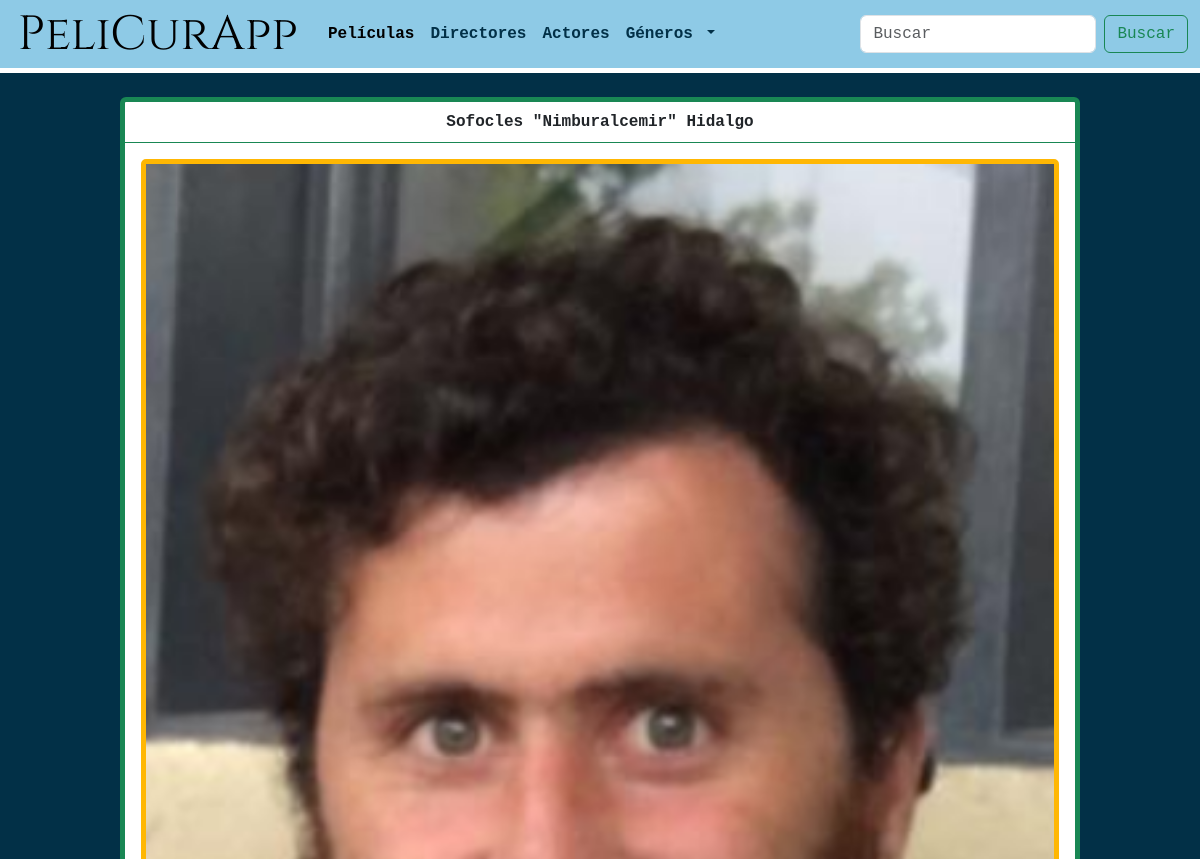
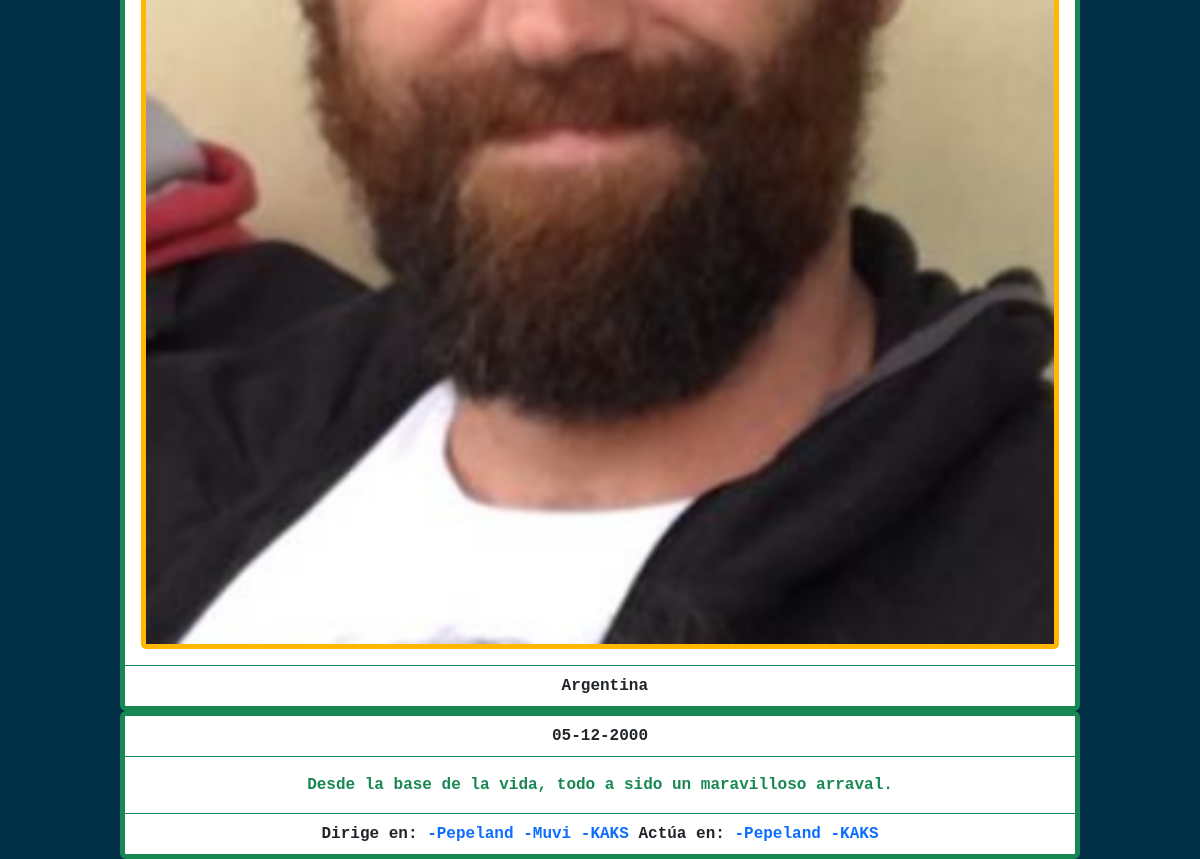
Page /pelicurapp/actor/3/ on the earlier database version (2 pictures, top to bottom).
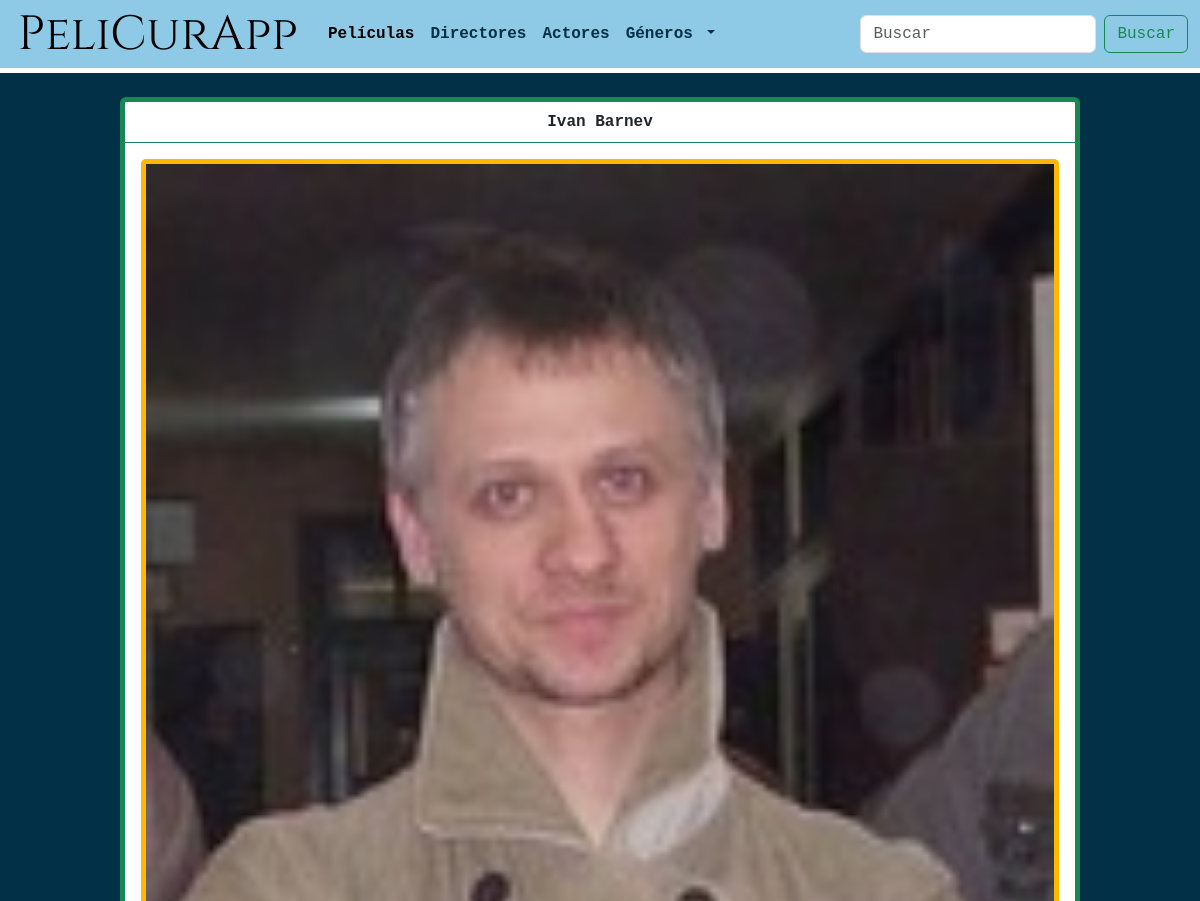
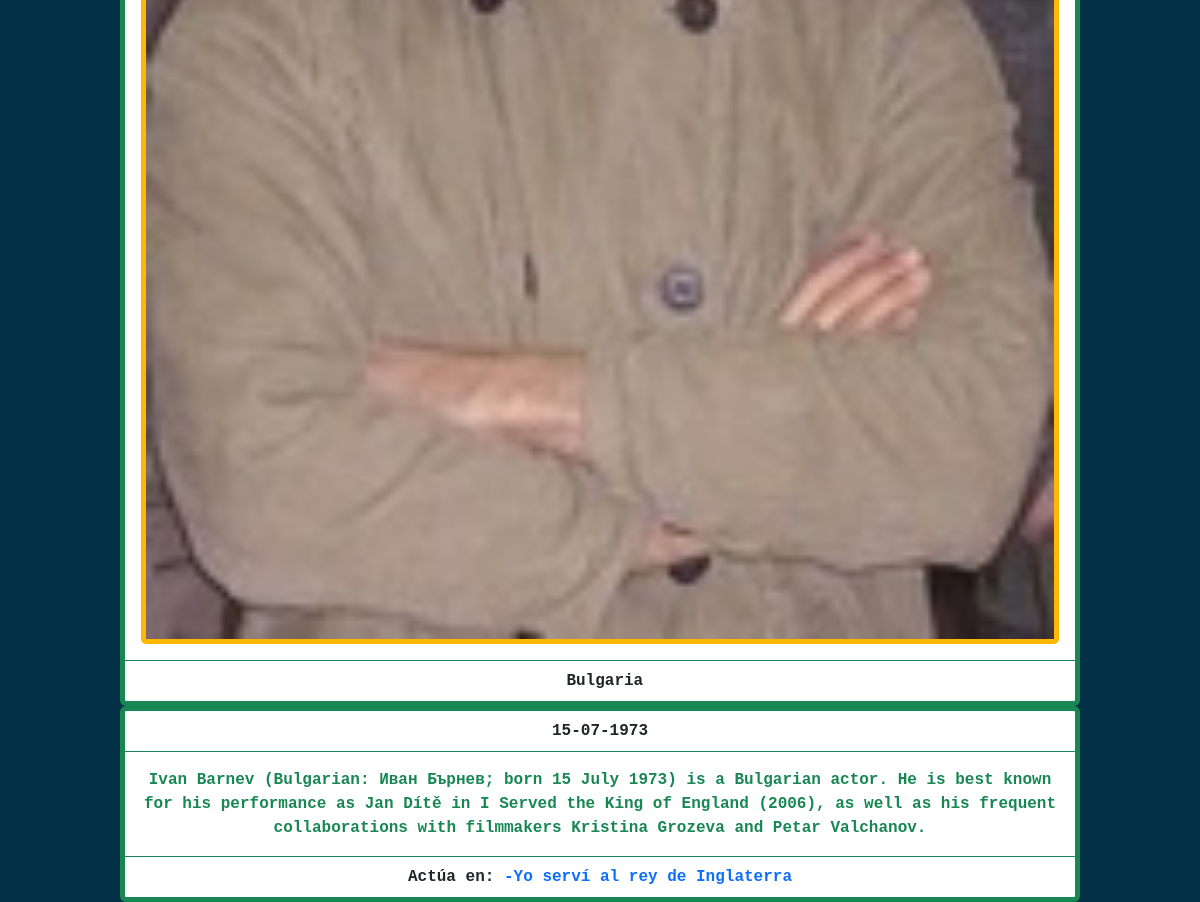
Same page on the later database version (2 pictures, top to bottom).
### peliCura/models.py (models this page shows, shortened)
class Persona(models.Model):
    manager = PersonaManager()
    nombre = models.CharField("Nombre", max_length=70) # <input type="text"> en HTML
    apellido = models.CharField("Apellido", max_length=70)
    nombre_artistico = models.CharField("Nombre artístico", max_length=70, null=True, blank=True)
    nacionalidad = CountryField("Nacionalidad", max_length=70)
    foto = models.ImageField("Foto", upload_to='fotos_personas', null=True) # form widget es ClearableFileInput
    fecha_nacimiento = models.DateField("Fecha de nacimiento") # Solo el año
    biografia = models.TextField("Biografía", max_length=300)

class Pelicula(models.Model):
    manager = PeliculaManager()
    titulo = models.CharField("Titulo", max_length=100) # <input type="text"> en HTML
    sinopsis = models.TextField("Sinospis", max_length=500) # <textarea> en HTML
    anio_realizacion = models.DateField("Año estreno") # solo el año
    duracion = models.IntegerField(validators=[
        MinValueValidator(1),
        MaxValueValidator(1240) # 1240 minutos = 24 hs de duración
    ]) # timedelta(days, seconds, miliseconds) en Python
    genero = models.ManyToManyField(Genero) # Relación muchos a muchos con Género
    director = models.ManyToManyField(Persona, related_name="director") # Relación muchos a muchos con Persona
    actor = models.ManyToManyField(Persona, related_name="actor") # Relación muchos a muchos con Persona
    puntuacion = models.FloatField("Puntuacion", default=0) # <input type="number"> y Float
    poster = models.ImageField("Póster", upload_to='posters_peliculas', null=True)

### peliCura/views.py (the view)
# urls.py: path('pelicurapp/actor/<int:identificador>/', PersonaDetalle.as_view(), name="detalle-actor-id"),
class PersonaDetalle(TemplateView):
   template_name = "persona_detalle.html"
   def get_context_data(self, **kwargs: Any) -> Dict[str, Any]:
      context = super().get_context_data(**kwargs)
      try:
        identificador = self.kwargs['identificador']
      except:
        identificador = None
      try:
        apellido = self.kwargs['apellido'].capitalize()
      except:
        apellido = None
      try:
         if identificador is None:
            persona = Persona.manager.all().get(apellido=apellido)
         else:
            persona = Persona.manager.all().get(id=identificador)
      except Genero.DoesNotExist:
          raise Http404
      context['dirigidas'] = persona.director.all()
      context['actuadas'] = persona.actor.all()
      context['persona'] = persona
      context['generoNavBar'] = Genero.manager.all().order_by('nombre')
      return context

### peliCura/templates/persona_detalle.html (shortened to what this page needs)
{% extends 'base_template.html' %}
{% load static %}
{% block contenido %}
<div class="card border-success" style="max-width: 80vw;">
  <div class="card-header bg-transparent border-success">
    {{ persona.nombre }}
    {%if persona.nombre_artistico%}
      "{{ persona.nombre_artistico }}"
    {% endif %}
    {{ persona.apellido }}
  </div>
  <div class="card-body text-success">
      <img src="{{ persona.foto.url }}" class="card-img" alt="Foto de la persona">
  </div>
  <div class="card-footer bg-transparent border-success">
    <img src="{{ persona.nacionalidad.flag }}"> {{ persona.nacionalidad.name }}
  </div>
</div>
<div class="card border-success" style="max-width: 80vw;">
  <div class="card-header bg-transparent border-success">
    {{ persona.fecha_nacimiento|date:"d-m-Y" }}
  </div>
  <div class="card-body text-success">
    {{ persona.biografia }}
  </div>
  <div class="card-footer bg-transparent border-success">
    {% if dirigidas|length > 0 %}
      Dirige en:
        {% for pelicula in dirigidas %}
          <a href="{% url 'detalle-pelicula-id' pelicula.id %}" >-{{ pelicula.titulo }} </a>
        {% endfor %}
    {% endif %}
  {% if actuadas|length > 0 %}
  Actúa en:
    {% for pelicula in actuadas %}
    <a href="{% url 'detalle-pelicula-id' pelicula.id %}" >-{{ pelicula.titulo }} </a>
    {% endfor %}
  {% endif %}
  </div>
</div>
{% endblock %}

### peliCura/templates/base_template.html (shortened to what this page needs)
<!DOCTYPE html>
{% load static %}
<html lang="es-AR">
  <head>
    <link rel="stylesheet" href="https://cdn.jsdelivr.net/npm/bootstrap@5.3.0-alpha3/dist/css/bootstrap.min.css"/>
    <link rel="stylesheet" href="{% static 'peliCura/css/main.css' %}"/>
  </head>
  <body>
    {% include 'navbar.html' %}
    <br>
    {% block contenido %}
    {% endblock %}
  </body>
</html>

### peliCura/templates/navbar.html (shortened to what this page needs)
{% load static %}
<nav class="navbar navbar-expand-lg bg-body-tertiary" >
  <div class="container-fluid">
    <a class="navbar-brand" href="{% url 'main-page' %}"><img src="{% static 'peliCura/logo.svg' %}"/></a>
    <div class="collapse navbar-collapse" id="navbarSupportedContent">
      <ul class="navbar-nav me-auto mb-2 mb-lg-0">
        <li class="nav-item">
          <a class="nav-link active" aria-current="page" href="{% url 'peliculas-listado' %}">Películas</a>
        </li>
        <li class="nav-item">
          <a class="nav-link" href="{% url 'directores-listado' %}">Directores</a>
        </li>
        <li class="nav-item">
          <a class="nav-link" href="{% url 'actores-listado' %}">Actores</a>
        </li>
        <li class="nav-item dropdown">
          <a class="nav-link dropdown-toggle" href="#" role="button" data-bs-toggle="dropdown" aria-expanded="false">
            Géneros
          </a>
        </li>
      </ul>
      <form class="d-flex" role="search">
        <input class="form-control me-2" type="search" placeholder="Buscar" aria-label="Search">
        <button class="btn btn-outline-success" type="submit">Buscar</button>
      </form>
    </div>
  </div>
</nav>

### peliCura/static/peliCura/css/main.css (style rules this page uses)
:root { --skyBlue: #8ecae6; --blueGreen: #219ebc; --prussianBlue: #023047; --selectiveYellow: #ffb703; --UTOrange: #fb8500; }
body { background-color: var(--prussianBlue); color: var(--selectiveYellow); font-family: monospace; font-weight: bold; }
a:link, a:visited, a:hover, a:active { text-decoration: none; }
.nav-link { color: var(--prussianBlue); font-weight: bolder; }
.navbar { padding: 0%; border-bottom: 5px solid white; }
.container-fluid { background-color: var(--skyBlue); }
.card { margin: auto; display: block; border: 5px solid #023047; }
.card-img { width: 100%; height: auto; border: 5px solid var(--selectiveYellow); }
.card-header, .card-footer, .card-body { text-align: center; }

Differences in the rows shown:
removed Pelicula: titulo "Pepeland"
removed Pelicula: titulo "Muvi"
removed Pelicula: titulo "KAKS"
changed Persona: nombre "Sofocles" → "Ivan"; apellido "Hidalgo" → "Barnev"; foto: a different picture; nacionalidad.name "Argentina" → "Bulgaria"; fecha_nacimiento "05-12-2000" → "15-07-1973"; biografia "Desde la base de la vida, todo a sido un maravilloso arraval." → "Ivan Barnev (Bulgarian: Иван Бърнев; born 15 July 1973) is a Bulgarian actor. He is best known for his performance as Jan Dítě in I Served the King of England (2006), as well as his frequent collaborations with filmmakers Kristina Grozeva and Petar Valchanov."; nombre_artistico "Nimburalcemir" → (not shown)
now on this page (row edited): Pelicula: titulo "Yo serví al rey de Inglaterra"
Other differences:
text no longer shown: "\" \" Dirige en:"
